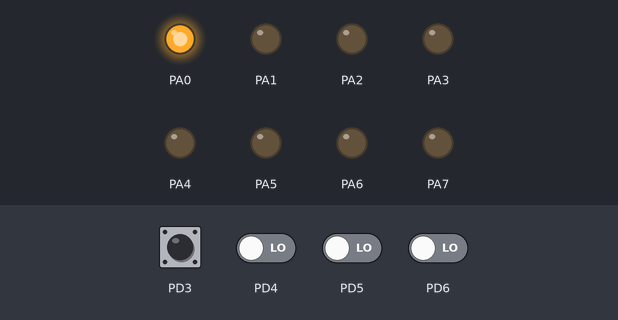
The program below on a simulated ATmega128, built with avr-gcc and emulated at 16 MHz. Shown: output pins drawn as LEDs (lit = HIGH). The test bench sets the inputs (shaded band); at power-on: PD3–6 LOW.

Above: at 1.2 s.
1.3 s: PD3 driven HIGH
At 1.9 s:
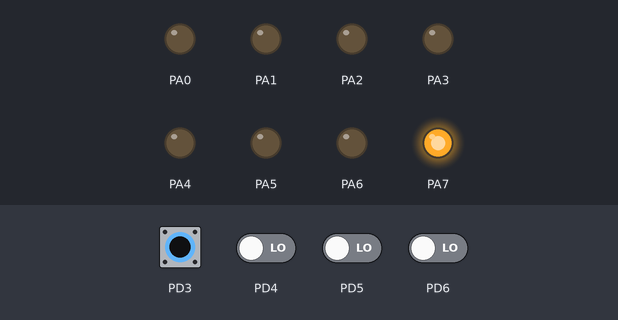
2.8 s: PD3 pulsed LOW 5 times (0.12 s each, 0.3 s apart)
At 4.7 s:
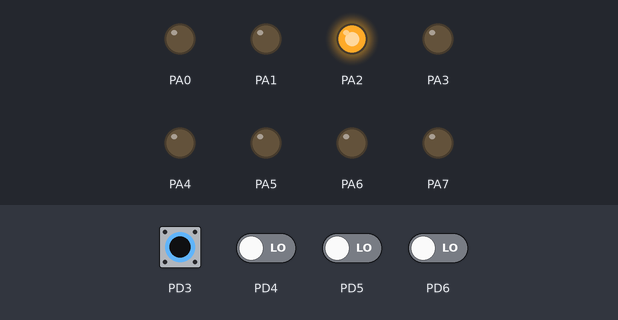
5.8 s: PD3 pulsed LOW 2 times (0.12 s each, 0.3 s apart)
At 6.07 s:
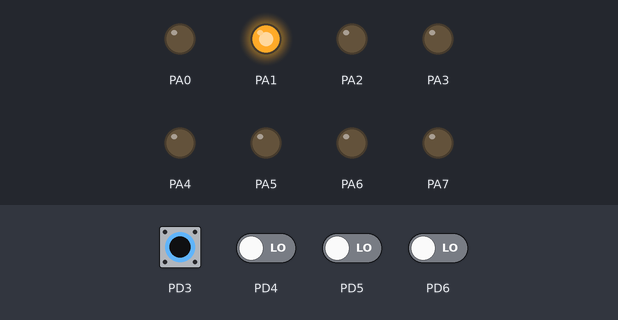
Timing chart, 0 to 8.8 s (numbered marks = the images above; inputs shaded):
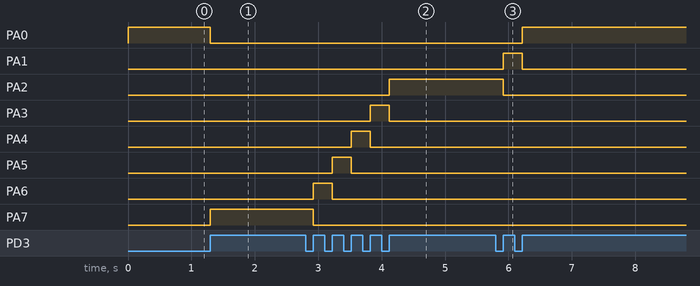

Measured:
- after the input at 1.3 s, PA0: HIGH → LOW at once; PA7: LOW → HIGH at once
- after the input at 2.8 s, PA2: LOW → HIGH after 1.3 s; PA3: LOW → HIGH after 1.0 s, → LOW 0.30 s later; PA4: LOW → HIGH after 0.72 s, → LOW 0.30 s later; PA5: LOW → HIGH after 0.42 s, → LOW 0.30 s later; PA6: LOW → HIGH after 0.12 s, → LOW 0.30 s later
- after the input at 5.8 s, PA0: LOW → HIGH after 0.42 s; PA1: LOW → HIGH after 0.12 s, → LOW 0.30 s later; PA2: HIGH → LOW after 0.12 s

The program:

main.c
```c
#define F_CPU 16000000UL // 16MHz 크리스탈 사용 시 (자신의 환경에 맞게 수정)
#include <avr/io.h>
#include <util/delay.h>

int main(void)
{
	//입출력 방향 설정
	DDRA = 0xFF;  // PORTA의 모든 핀을 출력(Output)으로 설정 (LED 연결)
	DDRD &= ~((1 << PD3) | (1 << PD4) | (1 << PD5) | (1 << PD6)); // PD3~PD6을 입력(Input)으로 설정

	//초기 출력값 설정
	uint8_t led_pattern = 0x01; // 처음에는 0번 LED만 켜짐 (0000 0001)
	PORTA = led_pattern;

	while (1)
	{
		if (PIND & (1 << PD3))
		{
			if (led_pattern == 0x01) led_pattern = 0x80;
			else led_pattern >>= 1;

			PORTA = led_pattern;
			_delay_ms(200); // 디바운싱(스위치 떨림 방지) 및 연속 입력 제한
			while(PIND & (1 << PD3)); // 스위치에서 손을 뗄 때까지 대기
		}

		if (PIND & (1 << PD4))
		{
			// 가장 오른쪽(0x01)에 도달하면 다시 0x80으로 순환 (선택 사항)
			if (led_pattern == 0x80) led_pattern = 0x01;
			else led_pattern <<= 1;

			PORTA = led_pattern;
			_delay_ms(200);
			while(PIND & (1 << PD4));
		}


		if (PIND & (1 << PD5))
		{
			led_pattern = 0x01;
			PORTA = led_pattern;
			_delay_ms(200);
			while(PIND & (1 << PD5));
		}

		if (PIND & (1 << PD6))
		{
			led_pattern = 0x80; // 0000 0001
			PORTA = led_pattern;
			_delay_ms(200);
			while(PIND & (1 << PD6));
		}
	}

	return 0;
}
```
